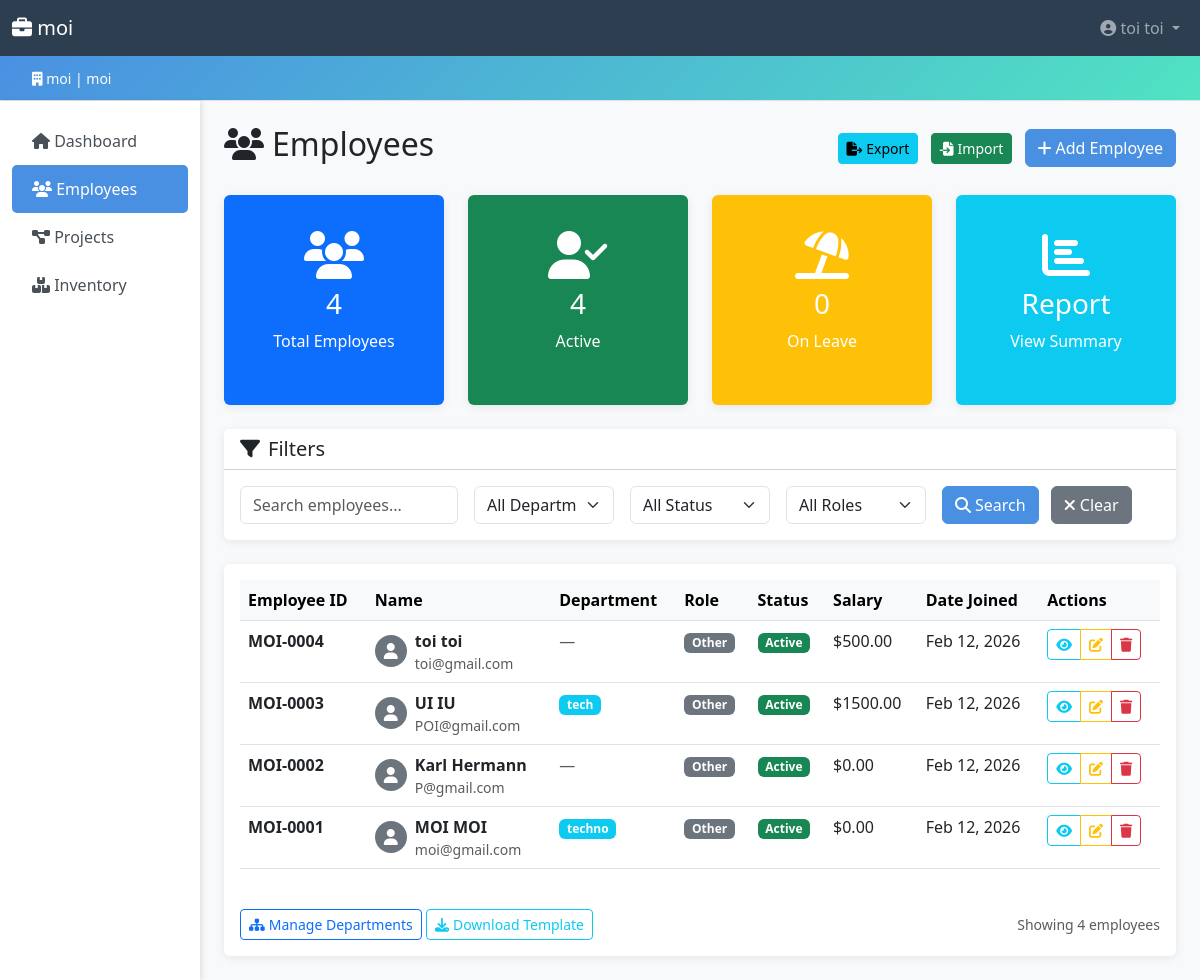
Page /employees/ (signed in) on the earlier database version.
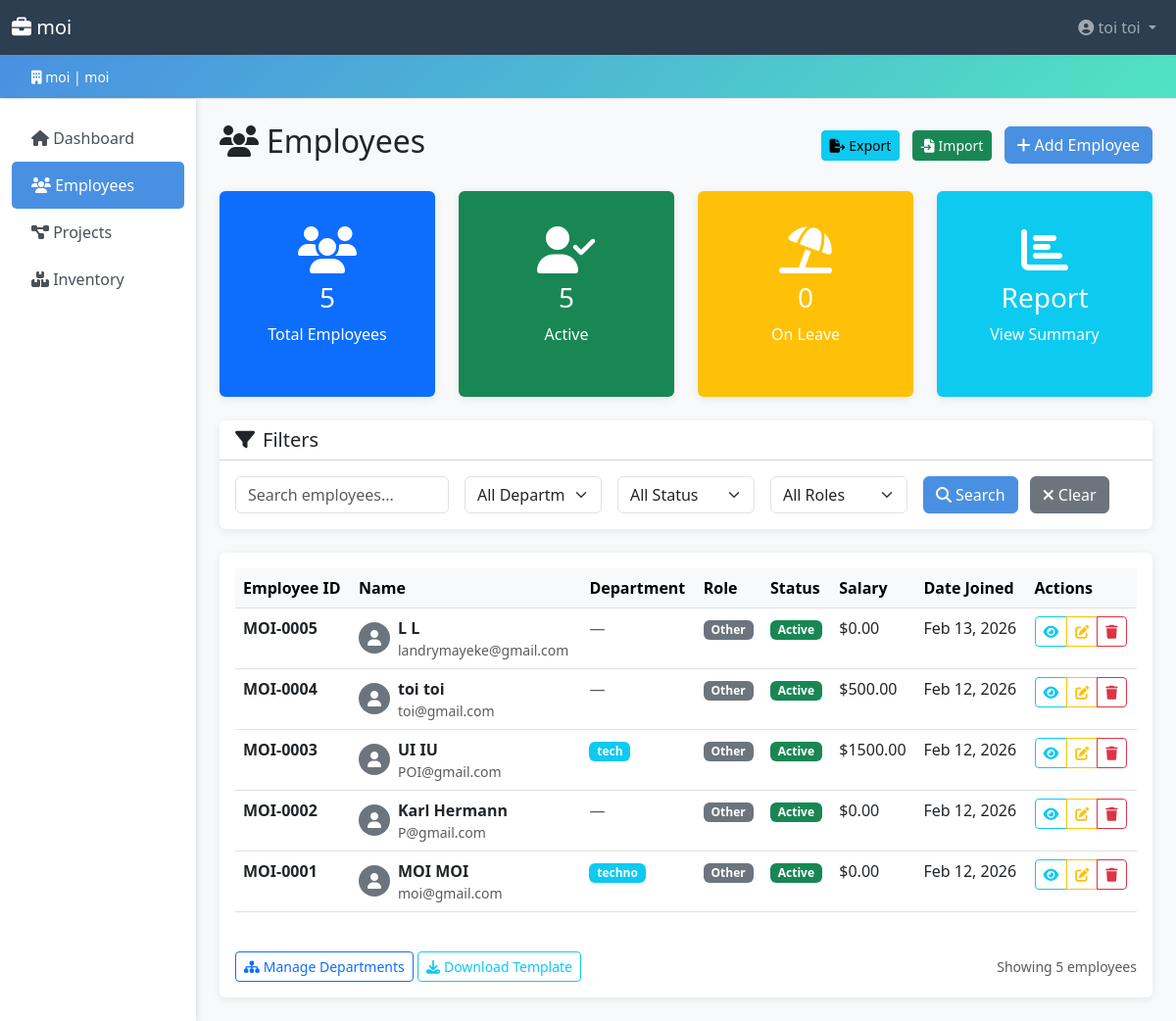
Same page on the later database version.
### employees/models.py (models this page shows, shortened)
class Employee(models.Model):
    ROLE_CHOICES = [
        ('manager', 'Manager'),
        ('developer', 'Developer'),
        ('designer', 'Designer'),
        ('analyst', 'Analyst'),
        ('engineer', 'Engineer'),
        ('intern', 'Intern'),
        ('hr', 'Human Resource'),
        ('accountant', 'Accountant'),
        ('secretary', 'Secretary'),
        ('other', 'Other'),
    ]
    STATUS_CHOICES = [
        ('active', 'Active'),
        ('inactive', 'Inactive'),
        ('on_leave', 'On Leave'),
        ('terminated', 'Terminated'),
    ]
    company = models.ForeignKey(
        'accounts.Company', on_delete=models.CASCADE, related_name='employees'
    )
    user = models.OneToOneField(
        settings.AUTH_USER_MODEL, on_delete=models.CASCADE, related_name='employee_profile'
    )
    employee_id = models.CharField(max_length=20)
    department = models.ForeignKey(
        Department, on_delete=models.SET_NULL, null=True, blank=True, related_name='employees'
    )
    role = models.CharField(max_length=20, choices=ROLE_CHOICES, default='other')
    status = models.CharField(max_length=20, choices=STATUS_CHOICES, default='active')
    date_of_birth = models.DateField(null=True, blank=True)
    date_joined = models.DateField()
    salary = models.DecimalField(
        max_digits=10, decimal_places=2, validators=[MinValueValidator(0)], default=0
    )
    photo = models.ImageField(upload_to='employees/', blank=True, null=True)
    created_at = models.DateTimeField(auto_now_add=True)
    updated_at = models.DateTimeField(auto_now=True)
    class Meta:
        unique_together = ['company', 'employee_id']
        ordering = ['-created_at']

class Department(models.Model):
    company = models.ForeignKey(
        'accounts.Company', on_delete=models.CASCADE, related_name='departments'
    )
    name = models.CharField(max_length=100)
    description = models.TextField(blank=True)
    created_at = models.DateTimeField(auto_now_add=True)
    class Meta:
        unique_together = ['company', 'name']
        ordering = ['name']

### accounts/models.py (models this page shows, shortened)
class User(AbstractUser):
    username = None  # Remove username, use email instead
    email = models.EmailField(unique=True)
    company = models.ForeignKey(Company, on_delete=models.CASCADE, related_name='users', null=True, blank=True)
    phone = models.CharField(max_length=20, blank=True)
    department = models.CharField(max_length=100, blank=True)
    position = models.CharField(max_length=100, blank=True)
    is_company_admin = models.BooleanField(default=False)
    USERNAME_FIELD = 'email'
    REQUIRED_FIELDS = ['first_name', 'last_name']
    objects = CustomUserManager()
    class Meta:
        ordering = ['email']

### employees/views.py (the view, shortened to what this page needs)
# urls.py: path('', views.employee_list, name='employee_list'),
@login_required
def employee_list(request):
    company = request.user.company
    employees = Employee.objects.filter(company=company).select_related('user', 'department')
    query = request.GET.get('q', '').strip()
    department_id = request.GET.get('department')
    if department_id:
        employees = employees.filter(department_id=department_id)
    status = request.GET.get('status')
    if status:
        employees = employees.filter(status=status)
    role = request.GET.get('role')
    if role:
        employees = employees.filter(role=role)
    total_employees = employees.count()
    active_employees = employees.filter(status='active').count()
    on_leave_employees = employees.filter(status='on_leave').count()
    roles = employees.values_list('role', flat=True).distinct()
    departments = Department.objects.filter(company=company).order_by('name')
    context = {
        'employees': employees.order_by('-created_at'),
        'departments': departments,
        'roles': roles,
        'query': query,
        'selected_department': department_id,
        'selected_status': status,
        'selected_role': role,
        'total_employees': total_employees,
        'active_employees': active_employees,
        'on_leave_employees': on_leave_employees,
        'ROLE_CHOICES': Employee.ROLE_CHOICES,
        'STATUS_CHOICES': Employee.STATUS_CHOICES,
    }
    return render(request, 'employees/employee_list.html', context)

### accounts/context_processors.py (called while the page is built)
def company_context(request):
    company = None
    is_company_admin = False
    user = getattr(request, 'user', None)
    if user and user.is_authenticated:
        company = user.company
        is_company_admin = user.is_company_admin
    return {
        'company': company,
        'is_company_admin': is_company_admin,
    }

### templates/employees/employee_list.html (shortened to what the changed rows need)
{% extends 'base.html' %}
{% load crispy_forms_tags %}
{% block content %}
<div class="d-flex justify-content-between align-items-center mb-4">
    <h2><i class="fas fa-users me-2"></i>Employees</h2>
</div>
<div class="row mb-4">
    <div class="col-md-3">
        <div class="card stat-card bg-primary text-white">
            <div class="card-body text-center">
                <i class="fas fa-users fa-2x mb-2"></i>
                <h3>{{ total_employees }}</h3>
                <p>Total Employees</p>
            </div>
        </div>
    </div>
    <div class="col-md-3">
        <div class="card stat-card bg-success text-white">
            <div class="card-body text-center">
                <i class="fas fa-user-check fa-2x mb-2"></i>
                <h3>{{ active_employees }}</h3>
                <p>Active</p>
            </div>
        </div>
    </div>
</div>
<div class="card">
    <div class="card-body">
        <div class="table-responsive">
            <table class="table table-hover">
                <thead class="table-light">
                    <tr>
                        <th>Employee ID</th>
                        <th>Name</th>
                        <th>Department</th>
                        <th>Role</th>
                        <th>Status</th>
                        <th>Salary</th>
                        <th>Date Joined</th>
                        <th>Actions</th>
                    </tr>
                </thead>
                <tbody>
                    {% for employee in employees %}
                    <tr>
                        <td>
                            <strong>{{ employee.employee_id }}</strong>
                        </td>
                        <td>
                            <div class="d-flex align-items-center">
                                {% if employee.photo %}
                                <img src="{{ employee.photo.url }}" alt="{{ employee.user.get_full_name }}"
                                     class="rounded-circle me-2" width="32" height="32">
                                {% else %}
                                <div class="rounded-circle bg-secondary text-white d-flex align-items-center justify-content-center me-2"
                                     style="width: 32px; height: 32px;">
                                    <i class="fas fa-user"></i>
                                </div>
                                {% endif %}
                                <div>
                                    <strong>{{ employee.user.get_full_name }}</strong>
                                    <div class="text-muted small">{{ employee.user.email }}</div>
                                </div>
                            </div>
                        </td>
                        <td>
                            {% if employee.department %}
                            <span class="badge bg-info">{{ employee.department.name }}</span>
                            {% else %}
                            <span class="text-muted">—</span>
                            {% endif %}
                        </td>
                        <td>
                            <span class="badge bg-secondary">{{ employee.get_role_display }}</span>
                        </td>
                        <td>
                            {% if employee.status == 'active' %}
                            <span class="badge bg-success">{{ employee.get_status_display }}</span>
                            {% elif employee.status == 'on_leave' %}
                            <span class="badge bg-warning">{{ employee.get_status_display }}</span>
                            {% elif employee.status == 'inactive' %}
                            <span class="badge bg-secondary">{{ employee.get_status_display }}</span>
                            {% else %}
                            <span class="badge bg-danger">{{ employee.get_status_display }}</span>
                            {% endif %}
                        </td>
                        <td>${{ employee.salary|floatformat:2 }}</td>
                        <td>{{ employee.date_joined|date:"M d, Y" }}</td>
                        <td>
                            <div class="btn-group btn-group-sm" role="group">
                                <a href="{% url 'employees:employee_detail' employee.pk %}"
                                   class="btn btn-outline-info" title="View">
                                    <i class="fas fa-eye"></i>
                                </a>
                                <a href="{% url 'employees:employee_edit' employee.pk %}"
                                   class="btn btn-outline-warning" title="Edit">
                                    <i class="fas fa-edit"></i>
                                </a>
                                <a href="{% url 'employees:employee_delete' employee.pk %}"
                                   class="btn btn-outline-danger" title="Delete">
                                    <i class="fas fa-trash"></i>
                                </a>
                            </div>
                        </td>
                    </tr>
                    {% endfor %}
                </tbody>
            </table>
        </div>
        <div class="mt-4 d-flex justify-content-between align-items-center">
            <div>
                <a href="{% url 'employees:department_list' %}" class="btn btn-outline-primary btn-sm">
                </a>
                <a href="{% url 'employees:download_employee_template' %}" class="btn btn-outline-info btn-sm">
                </a>
            </div>
            <small class="text-muted">
                Showing {{ employees|length }} employee{{ employees|length|pluralize }}
            </small>
        </div>
    </div>
</div>
{% endblock %}

Differences in the rows shown:
added Employee: employee_id "MOI-0005", user.get_full_name "L L", user.email "landrymayeke@gmail.com", role "Other", status "Active", salary "0.00", date_joined "Feb 13, 2026"
Other differences:
{{ total_employees }}: "4" → "5"
{{ active_employees }}: "4" → "5"
{{ employees|length }}: "4" → "5"
